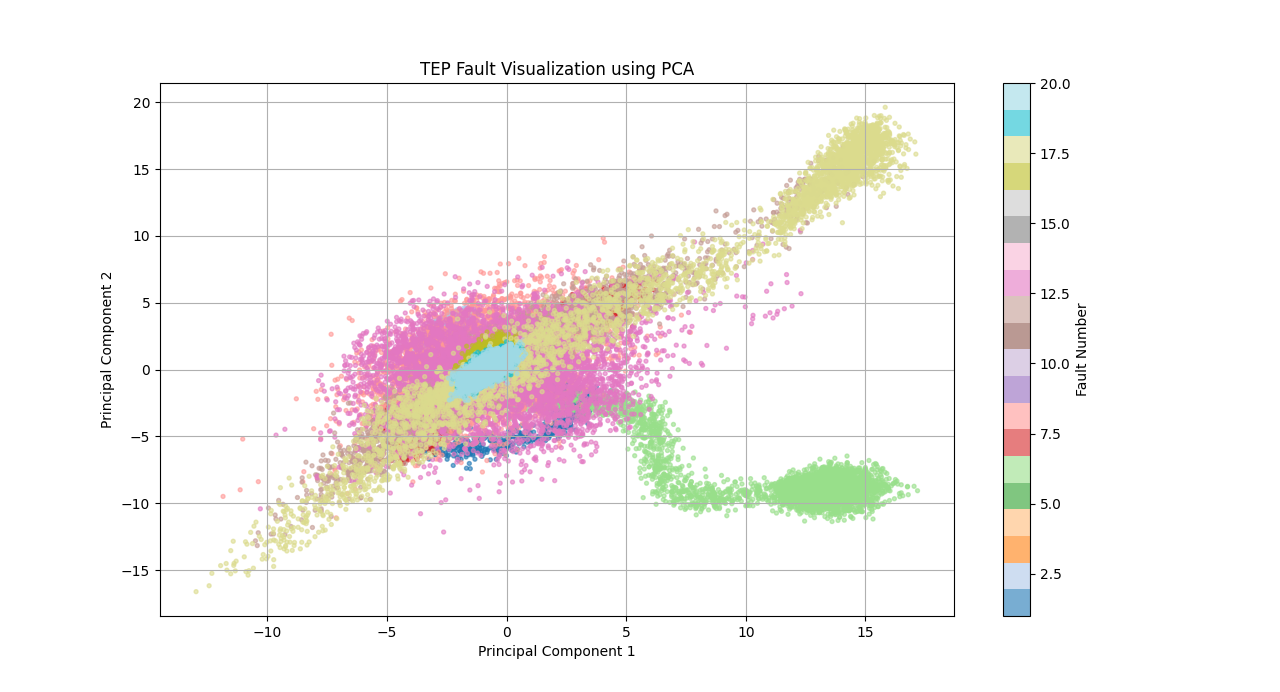

Source code (Python):
import pandas as pd
import matplotlib.pyplot as plt

from sklearn.preprocessing import StandardScaler
from sklearn.decomposition import PCA

# Load dataset
df = pd.read_csv("tep_subset.csv")

# Remove metadata columns
X = df.drop(columns=["faultNumber", "simulationRun", "sample"])

# Labels
y = df["faultNumber"]

# Scale features
scaler = StandardScaler()
X_scaled = scaler.fit_transform(X)

# PCA
pca = PCA(n_components=2)

X_pca = pca.fit_transform(X_scaled)

# Create dataframe
pca_df = pd.DataFrame({
    "PC1": X_pca[:, 0],
    "PC2": X_pca[:, 1],
    "Fault": y
})

# Plot
plt.figure(figsize=(12, 8))

scatter = plt.scatter(
    pca_df["PC1"],
    pca_df["PC2"],
    c=pca_df["Fault"],
    cmap="tab20",
    s=8,
    alpha=0.6
)

plt.colorbar(scatter, label="Fault Number")

plt.title("TEP Fault Visualization using PCA")
plt.xlabel("Principal Component 1")
plt.ylabel("Principal Component 2")

plt.grid(True)

plt.show()

# Explained variance
print("\nExplained Variance Ratio:")
print(pca.explained_variance_ratio_)

print("\nTotal Explained Variance:")
print(sum(pca.explained_variance_ratio_))
